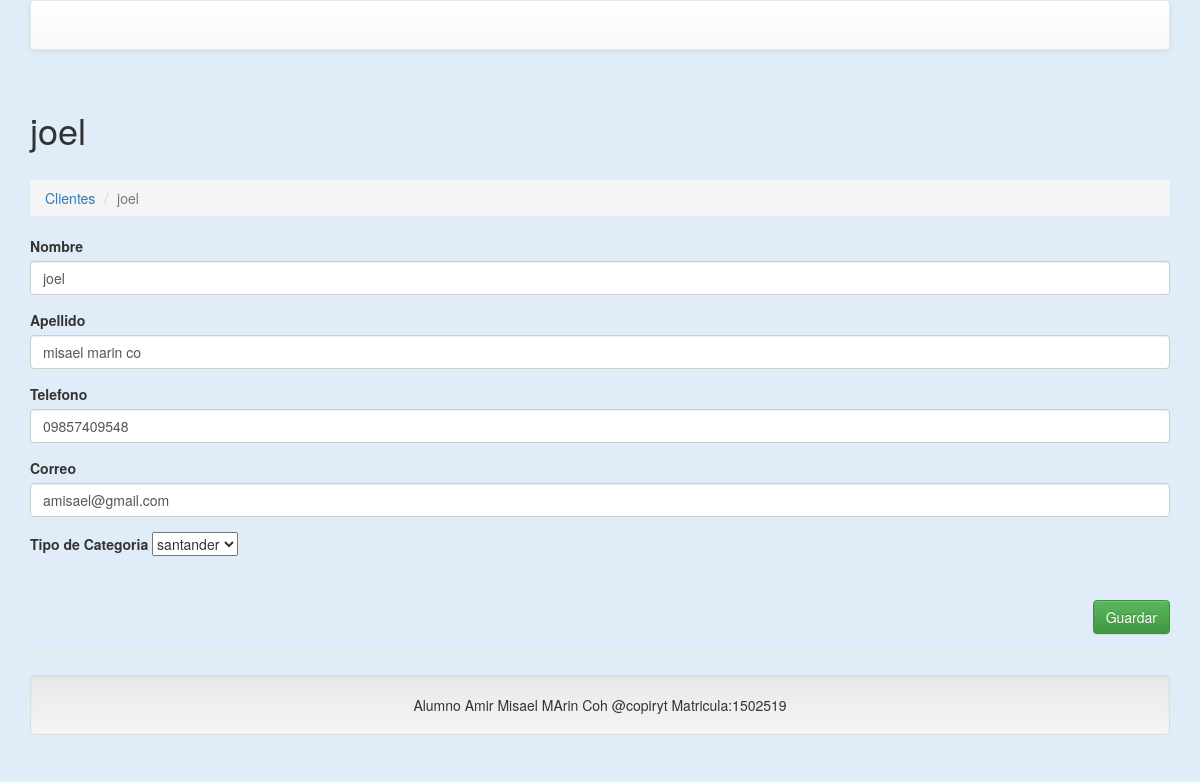
Page /?c=Cliente&a=Editar&id=6 on the committed database.
### tables this page shows
CREATE TABLE `clientes` (
  `id` int(10) NOT NULL,
  `nombre` varchar(15) DEFAULT NULL,
  `apellido` varchar(15) DEFAULT NULL,
  `telefono` varchar(11) DEFAULT NULL,
  `correo` varchar(30) DEFAULT NULL,
  `id_categoria` int(10) DEFAULT NULL
);

### controller/cliente.controller.php (called while the page is built, shortened)
<?php
require_once 'model/cliente.php';
require_once 'model/categoria.php';
class ClienteController{
    private $model;
    public function __CONSTRUCT(){
        $this->model = new Cliente();
        $this->model2 = new Categoria();
    }
    public function Editar(){
        $cli = new Cliente();
        if(isset($_REQUEST['id'])){
            $cli = $this->model->Obtener($_REQUEST['id']);
        }
        require_once 'view/header.php';
        require_once 'view/cliente/editar.php';
        require_once 'view/footer.php';
    }
}

### model/database.php (called while the page is built, shortened)
<?php
class Database
{
    public static function StartUp()
    {
    	try {
    	$pdo = new PDO('mysql:host=localhost;dbname=pspbd;charset=utf8', 'root', '');
        $pdo->setAttribute(PDO::ATTR_ERRMODE,PDO::ERRMODE_EXCEPTION);
        return $pdo;
    	} catch (Exception $e) {
            $connected = false;
            if ($connected!=true) {
                header('Location: view/instalacion/test.php');
            }
    	}
    }
}

### model/cliente.php (called while the page is built, shortened)
<?php
class Cliente
{
	private $pdo;
	public function __CONSTRUCT()
	{
		try
		{
			$this->pdo = Database::StartUp();
		}
		catch(Exception $e)
		{
			die($e->getMessage());
		}
	}
	public function Obtener($id)
	{
		try
		{
			$sql = "SELECT * FROM clientes WHERE id=".$id;
            $stm = $this->pdo->prepare($sql);
			$stm->execute();
			return $stm->fetch(PDO::FETCH_OBJ);
		} catch (Exception $e)
		{
			die($e->getMessage());
		}
	}
}

### model/categoria.php (called while the page is built, shortened)
<?php
class Categoria
{
	private $pdo;
	public function __CONSTRUCT()
	{
		try
		{
			$this->pdo = Database::StartUp();
		}
		catch(Exception $e)
		{
			$e->getMessage();
		}
	}
	public function Listar()
	{
		try
		{
			$stm = $this->pdo->prepare("SELECT * FROM categorias");
			$stm->execute();
			return $stm->fetchAll(PDO::FETCH_OBJ);
		}
		catch(Exception $e)
		{
			die($e->getMessage());
		}
	}
}

### view/cliente/editar.php (the view, shortened to what this page needs)
<h1 class="page-header">
    <?php echo $cli->id !=null ? $cli->nombre : 'Nuevo Registro'; ?>
</h1>
<ol class="breadcrumb">
  <li><a href="?c=cliente">Clientes</a></li>
  <li class="active"><?php echo $cli->id != null ? $cli->nombre:'Nuevo Registro'; ?></li>
</ol>
<form id="frm-cliente" action="?c=Cliente&a=Guardar" method="post" enctype="multipart/form-data">
    <div class="form-group">
        <label>Nombre</label>
        <input type="text" name="Nombre" value="<?php echo $cli->nombre; ?>" class="form-control" placeholder="Ingrese su nombre" data-validacion-tipo="requerido" />
    </div>
    <div class="form-group">
        <label>Apellido</label>
        <input type="text" name="Apellido" value="<?php echo $cli->apellido; ?>" class="form-control" placeholder="Ingrese su apellido" data-validacion-tipo="requerido" />
    </div>
    <div class="form-group">
        <label>Telefono</label>
        <input type="text" name="Telefono" value="<?php echo $cli->telefono; ?>" class="form-control" placeholder="Ingrese su Telefono"  />
    </div>
    <div class="form-group">
        <label>Correo</label>
        <input type="text" name="Correo" value="<?php echo $cli->correo; ?>" class="form-control" placeholder="Ingrese su correo electrónico"  />
    </div>
    <div class="form-group">
        <label for="id_categoria">Tipo de Categoria</label>
        <select name="id_categoria" class="browser-default">
 <?php foreach($this->model2->Listar() as $cat): ?>
        <option  class="form-control" value="<?php echo $cat->id_categoria; ?>"> <?php  echo  $cat->nombre; ?> </option>
<?php endforeach; ?>
        </select>
    </div>
    <hr />
    <div class="text-right">
        <button class="btn btn-success">Guardar</button>
    </div>
</form>

### rows in the picture
clientes: nombre "joel", Nombre "joel", Apellido "misael marin co", Telefono "09857409548", Correo "amisael@gmail.com"

### other values in the picture
form field id_categoria "santander"
